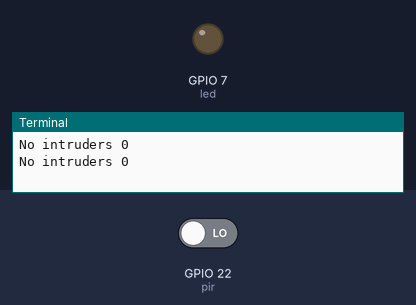
Simulated run of this program. Board: Raspberry Pi (BCM pin numbers). Parts: output pins drawn as LEDs (lit = HIGH), the last lines printed to the terminal. The inputs (shaded band) are chosen by the test bench; at power-on: GPIO 22 (pir) LOW.

Above: at 1.2 s.
1.3 s: GPIO 22 (pir) driven HIGH
At 2.4 s:
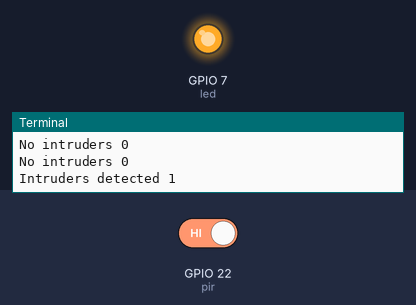
3.5 s: GPIO 22 (pir) driven LOW
At 6.7 s:
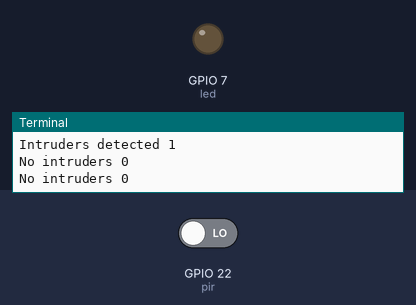
Timing chart, 0 to 8.2 s (numbered marks = the images above; inputs shaded):
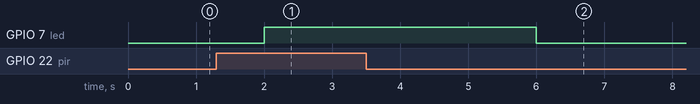

The program:

pir.py
```python
import RPi.GPIO as GPIO
import time
GPIO.setwarnings(False)
GPIO.setmode(GPIO.BCM)

pir = 22
led = 7

GPIO.setup(pir, GPIO.IN)
GPIO.setup(led, GPIO.OUT)
GPIO.output(led, GPIO.LOW)

while True:
    i = GPIO.input(pir)
    if i == 0:
        print("No intruders", i)
        time.sleep(1)
        GPIO.output(led, 0)

    elif i == 1:
        print("Intruders detected", i)
        GPIO.output(led, 1)
        time.sleep(3)
```

Measured:
- after the input at 1.3 s, GPIO 7 (led): LOW → HIGH after 0.70 s
- after the input at 3.5 s, GPIO 7 (led): HIGH → LOW after 2.5 s
